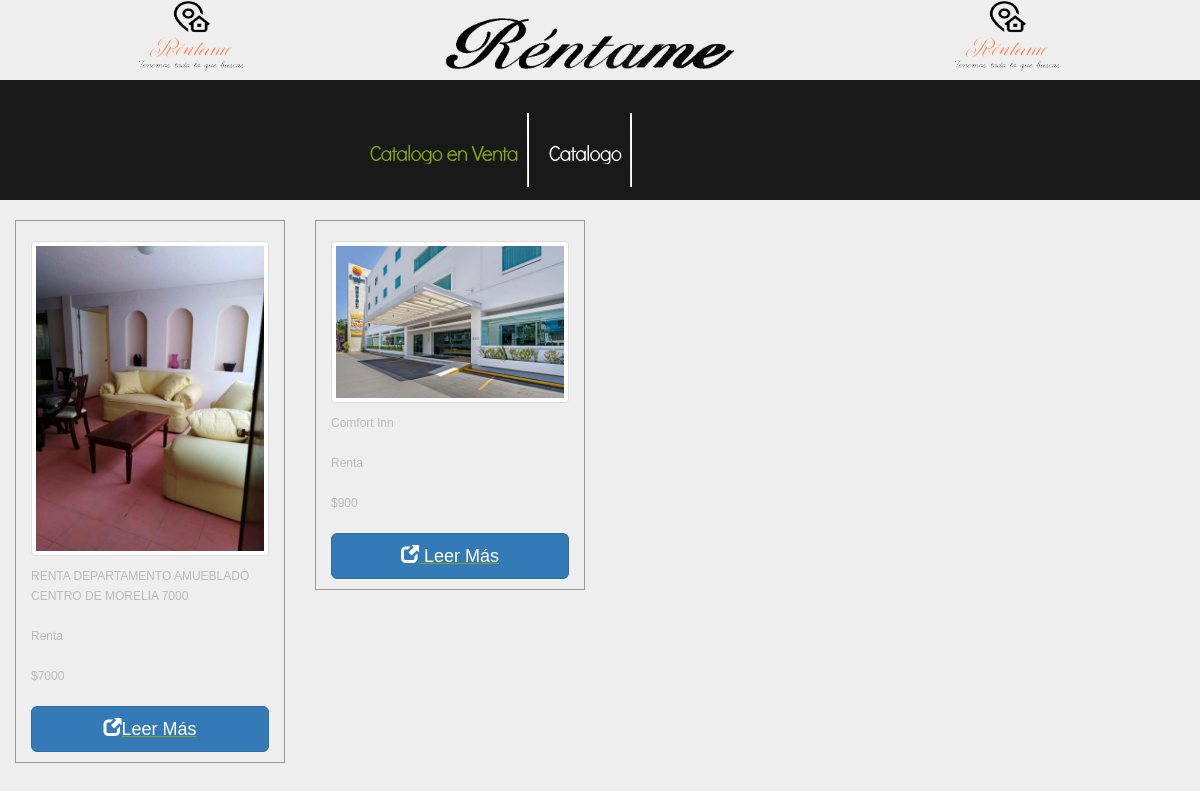
The app's page /MuestrarioR with its own data.
### DB/models.py (models this page shows, shortened)
class Propiedad(models.Model):
    idP=models.AutoField(primary_key=True,verbose_name="Clave Propiedad")
    idI=models.ForeignKey(Inmobiliaria,on_delete=models.CASCADE,verbose_name="Clave Inmobiliaria")
    idVR=models.ForeignKey(VentaRenta,on_delete=models.CASCADE,verbose_name="Clave Venta Renta")
    Tipo=models.CharField(max_length=15,verbose_name="Tipo")
    Titulo=models.CharField(max_length=100,verbose_name="Titulo")
    NoCuartos=models.CharField(max_length=5,verbose_name="Numero de Cuartos")
    Telefono=models.CharField(max_length=11,verbose_name="Telefono")
    Correo=models.CharField(max_length=50,verbose_name="Correo")
    Banios=models.CharField(max_length=3,verbose_name="Baños")
    Estado=models.CharField(max_length=20,verbose_name="Estado")
    Ciudad=models.CharField(max_length=40,verbose_name="Ciudad")
    Calle=models.CharField(max_length=60,verbose_name="Calle")
    Colonia=models.CharField(max_length=60,verbose_name="Colonia")
    No=models.CharField(max_length=5,verbose_name="Numero")
    Descripcion=models.TextField(verbose_name="Descripción")
    FotoUno=models.ImageField(null=True,upload_to="fotos",verbose_name="Imagen")
    FotoDos=models.ImageField(null=True,upload_to="fotos",verbose_name="Imagen")
    FotoTres=models.ImageField(null=True,upload_to="fotos",verbose_name="Imagen")
    FotoCuatro=models.ImageField(null=True,upload_to="fotos",verbose_name="Imagen")
    class Meta:
        verbose_name="Propiedad"
        verbose_name_plural="Propiedades"
        ordering=["-Titulo"]

class VentaRenta(models.Model):
    idVR=models.AutoField(primary_key=True,verbose_name="Clave Venta Renta")
    Categoria=models.CharField(max_length=7,verbose_name="Categoria")
    Precio=models.IntegerField(verbose_name="Precio")
    FechaP=models.DateField(auto_now_add=True,verbose_name="Fecha Publicación")
    FechaM=models.DateField(auto_now_add=True,verbose_name="Fecha Actualización")
    class Meta:
        verbose_name="Venta Renta"
        verbose_name_plural="Ventas Rentas"
        ordering=["-FechaP"]

class Hotel(models.Model):
    idH=models.AutoField(primary_key=True,verbose_name="Clave Hotel")
    idVR=models.ForeignKey(VentaRenta,on_delete=models.CASCADE,verbose_name="Clave Venta Renta")
    Categoria=models.CharField(max_length=15,verbose_name="Categoria")
    Nombre=models.CharField(max_length=50,verbose_name="Nombre")
    NoHabitacion=models.CharField(max_length=5,verbose_name="Numero de Habitación")
    NoCuartos=models.CharField(max_length=5,verbose_name="Numero de Cuartos")
    Telefono=models.CharField(max_length=11,verbose_name="Telefono")
    Correo=models.CharField(max_length=50,verbose_name="Correo")
    Banios=models.CharField(max_length=3,verbose_name="Baños")
    Estado=models.CharField(max_length=20,verbose_name="Estado")
    Ciudad=models.CharField(max_length=40,verbose_name="Ciudad")
    Calle=models.CharField(max_length=60,verbose_name="Calle")
    Colonia=models.CharField(max_length=60,verbose_name="Colonia")
    No=models.CharField(max_length=5,verbose_name="Numero")
    Descripcion=models.TextField(verbose_name="Descripción")
    FotoUno=models.ImageField(null=True,upload_to="fotos",verbose_name="Imagen")
    FotoDos=models.ImageField(null=True,upload_to="fotos",verbose_name="Imagen")
    FotoTres=models.ImageField(null=True,upload_to="fotos",verbose_name="Imagen")
    FotoCuatro=models.ImageField(null=True,upload_to="fotos",verbose_name="Imagen")
    class Meta:
        verbose_name="Hotel"
        verbose_name_plural="Hoteles"
        ordering=["-Nombre"]
    def __str__(self):
        return self.Nombre

### DB/views.py (the view)
# urls.py: path('MuestrarioR',views_DB.MuestrarioR, name='MuestrarioR'),
def MuestrarioR(request):
    Propiedades=Propiedad.objects.all() #all recupera todos los objetos del modelo (registros de la tabla alumnos)
    Hoteles=Hotel.objects.all()
    VentasRentas=VentaRenta.objects.all()
    return render(request, "db/MuestrarioR.html",{'Propiedad':Propiedades,'Hotel':Hoteles})

### DB/templates/db/MuestrarioR.html (shortened to what this page needs)
{% extends "inicio/Inicio.html" %}
{% load static %}
{% block Contenido%}
    <div>
            <div class="body3">
                    <header id="hh">
                        <nav class="nav">
                            <ul id="menu">
                                <li id="menu_active"><a href="{%url 'MuestrarioV'%}">Catalogo en Venta</a></li>
                                <li><a href="{%url 'Muestrario'%}">Catalogo</a></li>
                            </ul>
                        </nav>
                        </header>
            </div>
            <br>
        <section id="seccion">
            {% for Propiedades in Propiedad %}
            {% ifequal Propiedades.idVR.Categoria "Renta" %}
                <aside  class="col-lg-3 col-md-3 col-sm-12 col-xs-12">
                        <div class="col-lg-12 col-md-12 col-sm-6 col-xs-12">
                                <img src="{{Propiedades.FotoUno.url}}" class="img-thumbnail" width="100%">
                                <p style="width: 270px; height: auto; text-align: left">{{Propiedades.Titulo}}</p>
                                <p>{{Propiedades.idVR.Categoria}}</p>
                                <p>${{Propiedades.idVR.Precio}}</p>
                                 <a href="{% url 'Informacion' idP=Propiedades.idP %}" data-toggle="modal">
                                <button id="clave{{Propiedades.idP}}" type="submit" class="btn btn-primary btn-lg btn-block" value="{{Propiedades.idP}}"><span class="glyphicon glyphicon-new-window" ></span>Leer Más</button>
                                </a>
                            </div>
                </aside>
            {%endifequal%}
            {%endfor%}
            {%for Hoteles in Hotel%}
            {% ifequal Hoteles.idVR.Categoria "Renta" %}
                <aside class="col-lg-3 col-md-3 col-sm-12 col-xs-12">
                        <div class="col-lg-12 col-md-12 col-sm-6 col-xs-12">
                                <img src="{{Hoteles.FotoUno.url}}" class="img-thumbnail" width="100%">
                                <p>{{Hoteles.Nombre}}</p>
                                <p>{{Hoteles.idVR.Categoria}}</p>
                                <p>${{Hoteles.idVR.Precio}}</p>
                                 <a href="{% url 'InformacionH' idH=Hoteles.idH %}" data-toggle="modal">
                                <button id="clave{{Hoteles.idH}}" type="button" class="btn btn-primary btn-lg btn-block" value="{{Hoteles}}" onclick="clave()"><span class="glyphicon glyphicon-new-window"></span>   Leer Más</button>
                                </a>
                            </div>
                </aside>
            {%endifequal%}
            {%endfor%}
            </section>
    </div>
{% endblock %}

### incio/static/inicio/css/estilo.css (style rules this page uses)
section aside div { border:1px solid #999; margin-bottom:10px; padding-bottom:10px; width: 50%; height: auto; }
section aside div img { margin:20px auto 10px auto; height: auto; }

### incio/static/inicio/css/style.css (style rules this page uses)
article, aside, audio, canvas, command, datalist, details, embed, figcaption, figure, footer, header, hgroup, keygen, meter, nav, output, progress, section, source, video { display:block }
body { background:#eee;border:0;font:12px Arial, Helvetica, sans-serif;color:#bababa;line-height:20px }
.body3 { background:#191919 }
a { color:#87a310;text-decoration:underline;outline:none }
p { padding-bottom:20px; text-align: justify; width: 840px; }
header { position:relative;height:80px; }
#hh { position: relative; height: 120px; }
.nav { width:500px; margin:0 auto; }
#menu { padding:33px 0 0 }
#menu li { padding:26px 10px 23px 20px;float:left;background:url(../img/menu_line.gif) right 0 no-repeat }
#menu li a { display:inline-block;overflow:hidden;font-size:21px;color:#ffffff;line-height:1.2em;text-decoration:none;letter-spacing:-1px }
#menu li a:hover, #menu #menu_active a { color:#87a310 }
ul, ol { list-style:none; }

### records on screen
Propiedad: FotoUno (picture), Titulo "RENTA DEPARTAMENTO AMUEBLADO CENTRO DE MORELIA 7000", idVR.Categoria "Renta", idVR.Precio "7000", {{ Propiedades.idP }} 2 (drawn)
Hotel: FotoUno (picture), Nombre "Comfort Inn", idVR.Categoria "Renta", idVR.Precio "900"
